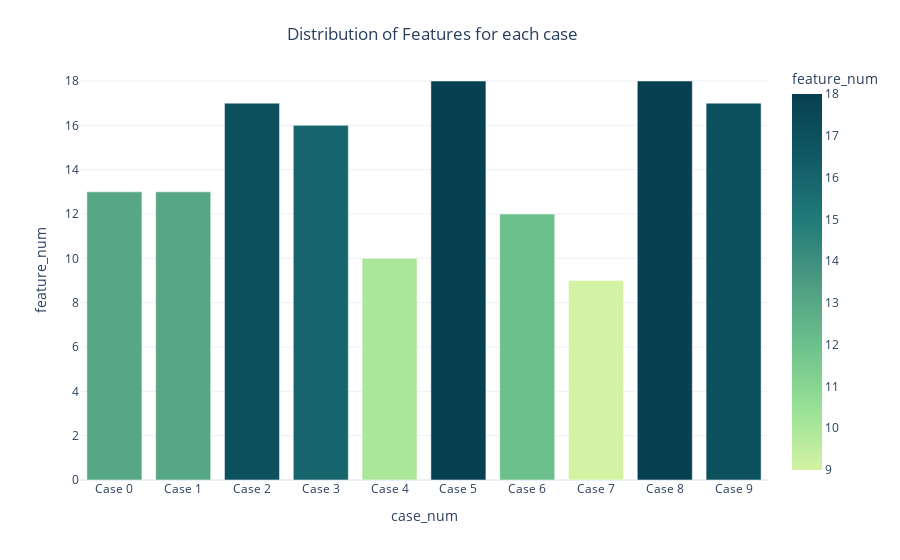

Write notebook code for a chart like this one.
### Markdown cell above
## Feature Distribution (per Case) 
<a id="3.4.1"></a>

### Code cell
feature_counts = features.groupby("case_num").count()
fig = px.bar(data_frame =feature_counts, 
             x = feature_counts.index,
             y = 'feature_num' , 
             color = "feature_num",
             color_continuous_scale="Emrld") 
fig.update_layout(title = {
        'text': 'Distribution of Features for each case',
        'y':0.95,
        'x':0.48,
        'xanchor': 'center',
        'yanchor': 'top'} ,
                   xaxis = dict(
        tickmode = 'array',
        tickvals = [0, 1,2, 3, 4,5, 6,7,8,9],
        ticktext = ['Case 0', 'Case 1', 'Case 2', 'Case 3', 'Case 4', 'Case 5', 'Case 6', 'Case 7', 'Case 8', 'Case 9']),
                  template = "plotly_white")
fig.show()

### Figure 1 — Plotly figure (JSON) as saved in the notebook; plotly's stock layout.template omitted (floating-point values rounded to 4 significant figures)
{"data": [{"alignmentgroup": "True", "hovertemplate": "case_num=%{x}<br>feature_num=%{marker.color}<extra></extra>", "legendgroup": "", "marker": {"color": [13, 13, 17, 16, 10, 18, 12, 9, 18, 17], "coloraxis": "coloraxis", "pattern": {"shape": ""}}, "name": "", "offsetgroup": "", "orientation": "v", "showlegend": false, "textposition": "auto", "type": "bar", "x": [0, 1, 2, 3, 4, 5, 6, 7, 8, 9], "xaxis": "x", "y": [13, 13, 17, 16, 10, 18, 12, 9, 18, 17], "yaxis": "y"}], "layout": {"autosize": true, "barmode": "relative", "coloraxis": {"colorbar": {"title": {"text": "feature_num"}}, "colorscale": [[0, "rgb(211, 242, 163)"], [0.1667, "rgb(151, 225, 150)"], [0.3333, "rgb(108, 192, 139)"], [0.5, "rgb(76, 155, 130)"], [0.6667, "rgb(33, 122, 121)"], [0.8333, "rgb(16, 89, 101)"], [1, "rgb(7, 64, 80)"]]}, "legend": {"tracegroupgap": 0}, "margin": {"t": 60}, "title": {"text": "Distribution of Features for each case", "x": 0.48, "xanchor": "center", "y": 0.95, "yanchor": "top"}, "xaxis": {"anchor": "y", "autorange": true, "domain": [0, 1], "range": [-0.5, 9.5], "tickmode": "array", "ticktext": ["Case 0", "Case 1", "Case 2", "Case 3", "Case 4", "Case 5", "Case 6", "Case 7", "Case 8", "Case 9"], "tickvals": [0, 1, 2, 3, 4, 5, 6, 7, 8, 9], "title": {"text": "case_num"}, "type": "linear"}, "yaxis": {"anchor": "x", "autorange": true, "domain": [0, 1], "range": [0, 18.95], "title": {"text": "feature_num"}, "type": "linear"}}}
